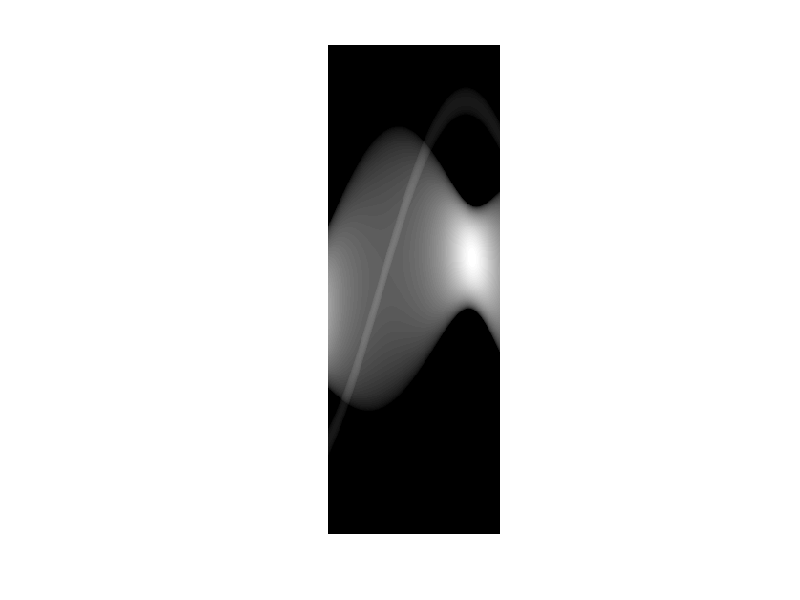
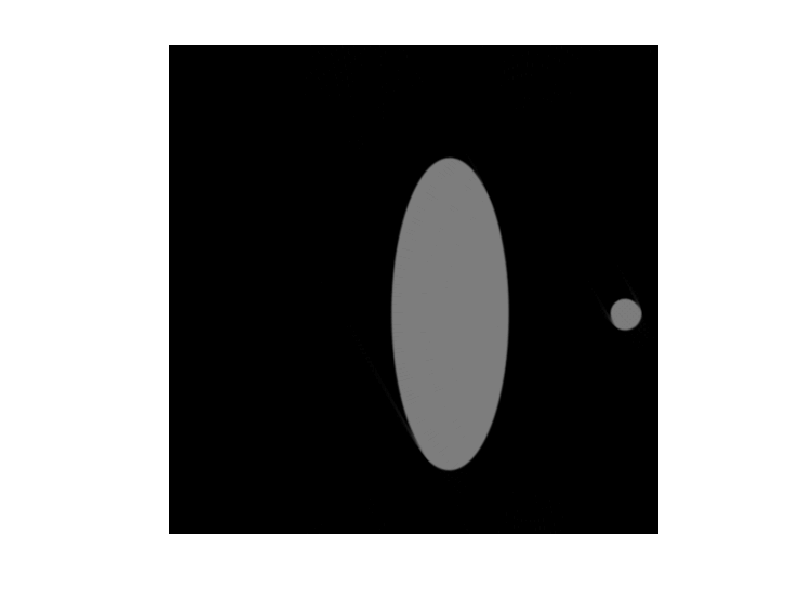

Recreate these plots in MATLAB, in order.
M = csvread('outputs/sheet_02.csv');
im_M = (M / max(max(M)));

M = [zeros(64, 180); M ;zeros(64, 180)];

size(M)
phase = 29.4;
im_I = iradon(M, [phase:1.002:1.002*179 + phase], 'cubic', 'Hamming');

figure;
imshow(im_M);

figure
imshow(im_I);
size(im_I)
imwrite(im_I, 'outputs/im_I.png')